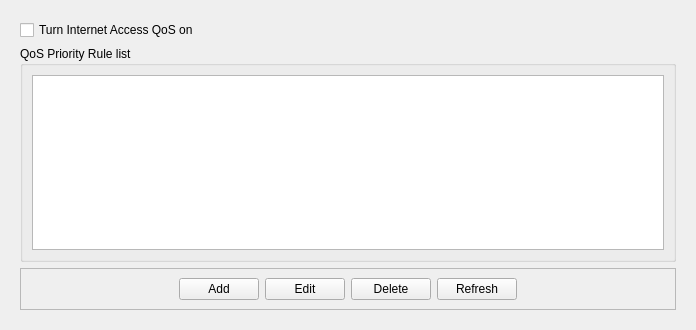
<?xml version="1.0" encoding="UTF-8"?>
<ui version="4.0">
 <class>Form</class>
 <widget class="QWidget" name="Form">
  <property name="geometry">
   <rect>
    <x>0</x>
    <y>0</y>
    <width>696</width>
    <height>330</height>
   </rect>
  </property>
  <property name="windowTitle">
   <string>Form</string>
  </property>
  <layout class="QVBoxLayout" name="verticalLayout_13">
   <item>
    <widget class="QStackedWidget" name="stackedWidget_Main">
     <property name="currentIndex">
      <number>0</number>
     </property>
     <widget class="QWidget" name="page">
      <layout class="QVBoxLayout" name="verticalLayout_11">
       <item>
        <widget class="QCheckBox" name="ckb_QosSwitch">
         <property name="text">
          <string>Turn Internet Access QoS on</string>
         </property>
        </widget>
       </item>
       <item>
        <widget class="QGroupBox" name="groupBox">
         <property name="title">
          <string>QoS Priority Rule list</string>
         </property>
         <layout class="QHBoxLayout" name="horizontalLayout_13">
          <item>
           <widget class="QTableView" name="tableView_RuleList"/>
          </item>
         </layout>
        </widget>
       </item>
       <item>
        <widget class="QFrame" name="frame_8">
         <property name="frameShape">
          <enum>QFrame::StyledPanel</enum>
         </property>
         <property name="frameShadow">
          <enum>QFrame::Raised</enum>
         </property>
         <layout class="QHBoxLayout" name="horizontalLayout_10">
          <item>
           <spacer name="horizontalSpacer_9">
            <property name="orientation">
             <enum>Qt::Horizontal</enum>
            </property>
            <property name="sizeHint" stdset="0">
             <size>
              <width>40</width>
              <height>20</height>
             </size>
            </property>
           </spacer>
          </item>
          <item>
           <widget class="QPushButton" name="btn_PriorityRuleAdd">
            <property name="text">
             <string>Add</string>
            </property>
           </widget>
          </item>
          <item>
           <widget class="QPushButton" name="btn_PriorityRuleEdit">
            <property name="text">
             <string>Edit</string>
            </property>
           </widget>
          </item>
          <item>
           <widget class="QPushButton" name="btn_PriorityRuleDel">
            <property name="text">
             <string>Delete</string>
            </property>
           </widget>
          </item>
          <item>
           <widget class="QPushButton" name="btn_PriorityRuleRefresh">
            <property name="text">
             <string>Refresh</string>
            </property>
           </widget>
          </item>
          <item>
           <spacer name="horizontalSpacer_10">
            <property name="orientation">
             <enum>Qt::Horizontal</enum>
            </property>
            <property name="sizeHint" stdset="0">
             <size>
              <width>40</width>
              <height>20</height>
             </size>
            </property>
           </spacer>
          </item>
         </layout>
        </widget>
       </item>
      </layout>
     </widget>
     <widget class="QWidget" name="page_2">
      <widget class="QFrame" name="frame">
       <property name="geometry">
        <rect>
         <x>93</x>
         <y>0</y>
         <width>381</width>
         <height>171</height>
        </rect>
       </property>
       <property name="minimumSize">
        <size>
         <width>200</width>
         <height>0</height>
        </size>
       </property>
       <property name="frameShape">
        <enum>QFrame::StyledPanel</enum>
       </property>
       <property name="frameShadow">
        <enum>QFrame::Raised</enum>
       </property>
       <layout class="QVBoxLayout" name="verticalLayout_10">
        <property name="bottomMargin">
         <number>0</number>
        </property>
        <item>
         <widget class="QLabel" name="lab_TitlePriority">
          <property name="font">
           <font>
            <pointsize>14</pointsize>
            <weight>75</weight>
            <bold>true</bold>
           </font>
          </property>
          <property name="text">
           <string>QoS - Priority Rules</string>
          </property>
         </widget>
        </item>
        <item>
         <widget class="QFrame" name="frame_9">
          <property name="frameShape">
           <enum>QFrame::StyledPanel</enum>
          </property>
          <property name="frameShadow">
           <enum>QFrame::Raised</enum>
          </property>
          <layout class="QHBoxLayout" name="horizontalLayout_11">
           <property name="spacing">
            <number>10</number>
           </property>
           <property name="topMargin">
            <number>0</number>
           </property>
           <property name="bottomMargin">
            <number>0</number>
           </property>
           <item>
            <layout class="QVBoxLayout" name="verticalLayout_8">
             <item>
              <widget class="QLabel" name="lab_QosPolicy">
               <property name="text">
                <string>QoS Policy for</string>
               </property>
               <property name="wordWrap">
                <bool>false</bool>
               </property>
              </widget>
             </item>
             <item>
              <widget class="QLabel" name="lab_PriorityCategory">
               <property name="text">
                <string>Priority Category</string>
               </property>
              </widget>
             </item>
            </layout>
           </item>
           <item>
            <layout class="QVBoxLayout" name="verticalLayout_9">
             <item>
              <widget class="QLineEdit" name="lineEdit_QoSPolicy"/>
             </item>
             <item>
              <widget class="QComboBox" name="cbx_PriorityCategory"/>
             </item>
            </layout>
           </item>
           <item>
            <spacer name="horizontalSpacer_4">
             <property name="orientation">
              <enum>Qt::Horizontal</enum>
             </property>
             <property name="sizeHint" stdset="0">
              <size>
               <width>40</width>
               <height>20</height>
              </size>
             </property>
            </spacer>
           </item>
          </layout>
         </widget>
        </item>
        <item>
         <widget class="QStackedWidget" name="stackedWidget_Second">
          <property name="currentIndex">
           <number>0</number>
          </property>
          <widget class="QWidget" name="page_3">
           <layout class="QHBoxLayout" name="horizontalLayout_7">
            <property name="spacing">
             <number>6</number>
            </property>
            <property name="leftMargin">
             <number>9</number>
            </property>
            <property name="topMargin">
             <number>0</number>
            </property>
            <property name="rightMargin">
             <number>0</number>
            </property>
            <property name="bottomMargin">
             <number>0</number>
            </property>
            <item>
             <widget class="QLabel" name="lab_Applictions">
              <property name="minimumSize">
               <size>
                <width>102</width>
                <height>0</height>
               </size>
              </property>
              <property name="text">
               <string>Applications</string>
              </property>
             </widget>
            </item>
            <item>
             <widget class="QComboBox" name="cbx_Applictaions">
              <property name="minimumSize">
               <size>
                <width>100</width>
                <height>0</height>
               </size>
              </property>
             </widget>
            </item>
            <item>
             <spacer name="horizontalSpacer_6">
              <property name="orientation">
               <enum>Qt::Horizontal</enum>
              </property>
              <property name="sizeHint" stdset="0">
               <size>
                <width>40</width>
                <height>20</height>
               </size>
              </property>
             </spacer>
            </item>
           </layout>
          </widget>
          <widget class="QWidget" name="page_4">
           <layout class="QHBoxLayout" name="horizontalLayout_14">
            <property name="topMargin">
             <number>0</number>
            </property>
            <property name="rightMargin">
             <number>0</number>
            </property>
            <property name="bottomMargin">
             <number>0</number>
            </property>
            <item>
             <layout class="QVBoxLayout" name="verticalLayout_6">
              <item>
               <widget class="QLabel" name="lab_MacAddress">
                <property name="minimumSize">
                 <size>
                  <width>102</width>
                  <height>0</height>
                 </size>
                </property>
                <property name="text">
                 <string>MAC Address</string>
                </property>
               </widget>
              </item>
              <item>
               <widget class="QLabel" name="lab_DeviceName">
                <property name="text">
                 <string>Device Name</string>
                </property>
               </widget>
              </item>
             </layout>
            </item>
            <item>
             <layout class="QVBoxLayout" name="verticalLayout_7">
              <item>
               <widget class="QWidget" name="macWidget" native="true">
                <property name="maximumSize">
                 <size>
                  <width>350</width>
                  <height>16777215</height>
                 </size>
                </property>
                <layout class="QHBoxLayout" name="horizontalLayout_8">
                 <property name="spacing">
                  <number>0</number>
                 </property>
                 <property name="leftMargin">
                  <number>0</number>
                 </property>
                 <property name="topMargin">
                  <number>0</number>
                 </property>
                 <property name="rightMargin">
                  <number>2</number>
                 </property>
                 <property name="bottomMargin">
                  <number>0</number>
                 </property>
                 <item>
                  <widget class="QLineEdit" name="lineEdit_5">
                   <property name="maxLength">
                    <number>2</number>
                   </property>
                   <property name="alignment">
                    <set>Qt::AlignCenter</set>
                   </property>
                  </widget>
                 </item>
                 <item>
                  <widget class="QLabel" name="label_14">
                   <property name="text">
                    <string>：</string>
                   </property>
                   <property name="alignment">
                    <set>Qt::AlignCenter</set>
                   </property>
                   <property name="wordWrap">
                    <bool>true</bool>
                   </property>
                  </widget>
                 </item>
                 <item>
                  <widget class="QLineEdit" name="lineEdit_6">
                   <property name="maxLength">
                    <number>2</number>
                   </property>
                   <property name="alignment">
                    <set>Qt::AlignCenter</set>
                   </property>
                  </widget>
                 </item>
                 <item>
                  <widget class="QLabel" name="label_15">
                   <property name="text">
                    <string>：</string>
                   </property>
                   <property name="alignment">
                    <set>Qt::AlignCenter</set>
                   </property>
                   <property name="wordWrap">
                    <bool>true</bool>
                   </property>
                  </widget>
                 </item>
                 <item>
                  <widget class="QLineEdit" name="lineEdit_7">
                   <property name="maxLength">
                    <number>2</number>
                   </property>
                   <property name="alignment">
                    <set>Qt::AlignCenter</set>
                   </property>
                  </widget>
                 </item>
                 <item>
                  <widget class="QLabel" name="label_16">
                   <property name="text">
                    <string>：</string>
                   </property>
                   <property name="alignment">
                    <set>Qt::AlignCenter</set>
                   </property>
                   <property name="wordWrap">
                    <bool>true</bool>
                   </property>
                  </widget>
                 </item>
                 <item>
                  <widget class="QLineEdit" name="lineEdit_9">
                   <property name="maxLength">
                    <number>2</number>
                   </property>
                   <property name="alignment">
                    <set>Qt::AlignCenter</set>
                   </property>
                  </widget>
                 </item>
                 <item>
                  <widget class="QLabel" name="label_17">
                   <property name="text">
                    <string>：</string>
                   </property>
                   <property name="alignment">
                    <set>Qt::AlignCenter</set>
                   </property>
                   <property name="wordWrap">
                    <bool>true</bool>
                   </property>
                  </widget>
                 </item>
                 <item>
                  <widget class="QLineEdit" name="lineEdit_8">
                   <property name="maxLength">
                    <number>2</number>
                   </property>
                   <property name="alignment">
                    <set>Qt::AlignCenter</set>
                   </property>
                  </widget>
                 </item>
                 <item>
                  <widget class="QLabel" name="label_18">
                   <property name="text">
                    <string>：</string>
                   </property>
                   <property name="alignment">
                    <set>Qt::AlignCenter</set>
                   </property>
                   <property name="wordWrap">
                    <bool>true</bool>
                   </property>
                  </widget>
                 </item>
                 <item>
                  <widget class="QLineEdit" name="lineEdit_10">
                   <property name="maxLength">
                    <number>2</number>
                   </property>
                   <property name="alignment">
                    <set>Qt::AlignCenter</set>
                   </property>
                  </widget>
                 </item>
                </layout>
               </widget>
              </item>
              <item>
               <layout class="QHBoxLayout" name="horizontalLayout_9">
                <property name="leftMargin">
                 <number>0</number>
                </property>
                <item>
                 <widget class="QLineEdit" name="lineEdit_DeviceName"/>
                </item>
                <item>
                 <spacer name="horizontalSpacer_11">
                  <property name="orientation">
                   <enum>Qt::Horizontal</enum>
                  </property>
                  <property name="sizeHint" stdset="0">
                   <size>
                    <width>40</width>
                    <height>20</height>
                   </size>
                  </property>
                 </spacer>
                </item>
               </layout>
              </item>
             </layout>
            </item>
           </layout>
          </widget>
         </widget>
        </item>
        <item>
         <layout class="QHBoxLayout" name="horizontalLayout_12">
          <property name="spacing">
           <number>10</number>
          </property>
          <property name="leftMargin">
           <number>10</number>
          </property>
          <item>
           <widget class="QLabel" name="lab_Priority">
            <property name="minimumSize">
             <size>
              <width>102</width>
              <height>0</height>
             </size>
            </property>
            <property name="text">
             <string>Priority</string>
            </property>
           </widget>
          </item>
          <item>
           <widget class="QComboBox" name="cbx_Priority"/>
          </item>
          <item>
           <spacer name="horizontalSpacer_5">
            <property name="orientation">
             <enum>Qt::Horizontal</enum>
            </property>
            <property name="sizeHint" stdset="0">
             <size>
              <width>40</width>
              <height>20</height>
             </size>
            </property>
           </spacer>
          </item>
         </layout>
        </item>
       </layout>
      </widget>
      <widget class="QStackedWidget" name="stackedWidget_Third">
       <property name="geometry">
        <rect>
         <x>100</x>
         <y>177</y>
         <width>431</width>
         <height>111</height>
        </rect>
       </property>
       <property name="currentIndex">
        <number>0</number>
       </property>
       <widget class="QWidget" name="page_PortRange">
        <layout class="QVBoxLayout" name="verticalLayout_5">
         <property name="leftMargin">
          <number>0</number>
         </property>
         <property name="topMargin">
          <number>0</number>
         </property>
         <property name="rightMargin">
          <number>0</number>
         </property>
         <property name="bottomMargin">
          <number>0</number>
         </property>
         <item>
          <widget class="QFrame" name="frame_2">
           <property name="frameShape">
            <enum>QFrame::StyledPanel</enum>
           </property>
           <property name="frameShadow">
            <enum>QFrame::Raised</enum>
           </property>
           <layout class="QVBoxLayout" name="verticalLayout_4">
            <property name="topMargin">
             <number>0</number>
            </property>
            <property name="rightMargin">
             <number>0</number>
            </property>
            <property name="bottomMargin">
             <number>0</number>
            </property>
            <item>
             <widget class="QLabel" name="lab_TitlePort">
              <property name="font">
               <font>
                <pointsize>12</pointsize>
                <weight>75</weight>
                <bold>true</bold>
               </font>
              </property>
              <property name="text">
               <string>Specified Port Range</string>
              </property>
              <property name="wordWrap">
               <bool>true</bool>
              </property>
             </widget>
            </item>
            <item>
             <widget class="QFrame" name="frame_7">
              <property name="frameShape">
               <enum>QFrame::StyledPanel</enum>
              </property>
              <property name="frameShadow">
               <enum>QFrame::Raised</enum>
              </property>
              <layout class="QHBoxLayout" name="horizontalLayout_5">
               <property name="leftMargin">
                <number>0</number>
               </property>
               <property name="topMargin">
                <number>0</number>
               </property>
               <property name="rightMargin">
                <number>0</number>
               </property>
               <property name="bottomMargin">
                <number>0</number>
               </property>
               <item>
                <widget class="QFrame" name="frame_5">
                 <property name="frameShape">
                  <enum>QFrame::StyledPanel</enum>
                 </property>
                 <property name="frameShadow">
                  <enum>QFrame::Raised</enum>
                 </property>
                 <layout class="QVBoxLayout" name="verticalLayout_2">
                  <item>
                   <widget class="QLabel" name="lab_ConnectionType">
                    <property name="text">
                     <string>Connection Type</string>
                    </property>
                   </widget>
                  </item>
                  <item>
                   <widget class="QLabel" name="lab_StartPort">
                    <property name="text">
                     <string>Starting Port</string>
                    </property>
                   </widget>
                  </item>
                  <item>
                   <widget class="QLabel" name="lab_EndPort">
                    <property name="text">
                     <string>Ending Port</string>
                    </property>
                   </widget>
                  </item>
                 </layout>
                </widget>
               </item>
               <item>
                <widget class="QFrame" name="frame_6">
                 <property name="frameShape">
                  <enum>QFrame::StyledPanel</enum>
                 </property>
                 <property name="frameShadow">
                  <enum>QFrame::Raised</enum>
                 </property>
                 <layout class="QVBoxLayout" name="verticalLayout_3">
                  <property name="topMargin">
                   <number>0</number>
                  </property>
                  <item>
                   <layout class="QHBoxLayout" name="horizontalLayout_6">
                    <item>
                     <widget class="QComboBox" name="cbx_ConnectionType"/>
                    </item>
                    <item>
                     <spacer name="horizontalSpacer_3">
                      <property name="orientation">
                       <enum>Qt::Horizontal</enum>
                      </property>
                      <property name="sizeHint" stdset="0">
                       <size>
                        <width>40</width>
                        <height>20</height>
                       </size>
                      </property>
                     </spacer>
                    </item>
                   </layout>
                  </item>
                  <item>
                   <layout class="QHBoxLayout" name="horizontalLayout_2">
                    <item>
                     <widget class="QLineEdit" name="lineEdit_StartPort">
                      <property name="maximumSize">
                       <size>
                        <width>100</width>
                        <height>16777215</height>
                       </size>
                      </property>
                      <property name="maxLength">
                       <number>5</number>
                      </property>
                     </widget>
                    </item>
                    <item>
                     <widget class="QLabel" name="label_12">
                      <property name="text">
                       <string>(1~65535)</string>
                      </property>
                     </widget>
                    </item>
                    <item>
                     <spacer name="horizontalSpacer_7">
                      <property name="orientation">
                       <enum>Qt::Horizontal</enum>
                      </property>
                      <property name="sizeHint" stdset="0">
                       <size>
                        <width>40</width>
                        <height>20</height>
                       </size>
                      </property>
                     </spacer>
                    </item>
                   </layout>
                  </item>
                  <item>
                   <layout class="QHBoxLayout" name="horizontalLayout_3">
                    <item>
                     <widget class="QLineEdit" name="lineEdit_EndPort">
                      <property name="maximumSize">
                       <size>
                        <width>100</width>
                        <height>16777215</height>
                       </size>
                      </property>
                      <property name="maxLength">
                       <number>5</number>
                      </property>
                     </widget>
                    </item>
                    <item>
                     <widget class="QLabel" name="label_13">
                      <property name="text">
                       <string>(1~65535)</string>
                      </property>
                     </widget>
                    </item>
                    <item>
                     <spacer name="horizontalSpacer_8">
                      <property name="orientation">
                       <enum>Qt::Horizontal</enum>
                      </property>
                      <property name="sizeHint" stdset="0">
                       <size>
                        <width>40</width>
                        <height>20</height>
                       </size>
                      </property>
                     </spacer>
                    </item>
                   </layout>
                  </item>
                 </layout>
                </widget>
               </item>
              </layout>
             </widget>
            </item>
           </layout>
          </widget>
         </item>
        </layout>
       </widget>
       <widget class="QWidget" name="page_MacList">
        <layout class="QVBoxLayout" name="verticalLayout">
         <property name="topMargin">
          <number>0</number>
         </property>
         <property name="bottomMargin">
          <number>0</number>
         </property>
         <item>
          <widget class="QLabel" name="label_19">
           <property name="font">
            <font>
             <pointsize>12</pointsize>
             <weight>75</weight>
             <bold>true</bold>
            </font>
           </property>
           <property name="text">
            <string>MAC Device List</string>
           </property>
          </widget>
         </item>
         <item>
          <widget class="QTableView" name="table_MacList"/>
         </item>
         <item>
          <widget class="QFrame" name="frame_4">
           <property name="frameShape">
            <enum>QFrame::StyledPanel</enum>
           </property>
           <property name="frameShadow">
            <enum>QFrame::Raised</enum>
           </property>
           <layout class="QHBoxLayout" name="horizontalLayout_4">
            <property name="spacing">
             <number>20</number>
            </property>
            <property name="topMargin">
             <number>0</number>
            </property>
            <property name="bottomMargin">
             <number>0</number>
            </property>
            <item>
             <spacer name="horizontalSpacer_12">
              <property name="orientation">
               <enum>Qt::Horizontal</enum>
              </property>
              <property name="sizeHint" stdset="0">
               <size>
                <width>40</width>
                <height>20</height>
               </size>
              </property>
             </spacer>
            </item>
            <item>
             <widget class="QPushButton" name="btn_MacAdd">
              <property name="text">
               <string>Add</string>
              </property>
             </widget>
            </item>
            <item>
             <widget class="QPushButton" name="btn_MacDelete">
              <property name="text">
               <string>Delete</string>
              </property>
             </widget>
            </item>
            <item>
             <widget class="QPushButton" name="btn_MacRefresh">
              <property name="text">
               <string>Refresh</string>
              </property>
             </widget>
            </item>
            <item>
             <spacer name="horizontalSpacer_13">
              <property name="orientation">
               <enum>Qt::Horizontal</enum>
              </property>
              <property name="sizeHint" stdset="0">
               <size>
                <width>40</width>
                <height>20</height>
               </size>
              </property>
             </spacer>
            </item>
           </layout>
          </widget>
         </item>
        </layout>
       </widget>
      </widget>
      <widget class="QFrame" name="frame_3">
       <property name="geometry">
        <rect>
         <x>150</x>
         <y>291</y>
         <width>310</width>
         <height>34</height>
        </rect>
       </property>
       <property name="frameShape">
        <enum>QFrame::StyledPanel</enum>
       </property>
       <property name="frameShadow">
        <enum>QFrame::Raised</enum>
       </property>
       <layout class="QHBoxLayout" name="horizontalLayout">
        <property name="spacing">
         <number>20</number>
        </property>
        <property name="topMargin">
         <number>0</number>
        </property>
        <item>
         <spacer name="horizontalSpacer">
          <property name="orientation">
           <enum>Qt::Horizontal</enum>
          </property>
          <property name="sizeHint" stdset="0">
           <size>
            <width>40</width>
            <height>20</height>
           </size>
          </property>
         </spacer>
        </item>
        <item>
         <widget class="QPushButton" name="btn_Apply">
          <property name="text">
           <string>Apply</string>
          </property>
         </widget>
        </item>
        <item>
         <widget class="QPushButton" name="btn_Cancel">
          <property name="text">
           <string>Cancel</string>
          </property>
         </widget>
        </item>
        <item>
         <spacer name="horizontalSpacer_2">
          <property name="orientation">
           <enum>Qt::Horizontal</enum>
          </property>
          <property name="sizeHint" stdset="0">
           <size>
            <width>40</width>
            <height>20</height>
           </size>
          </property>
         </spacer>
        </item>
       </layout>
      </widget>
      <zorder>frame</zorder>
      <zorder>frame_3</zorder>
      <zorder>stackedWidget_Third</zorder>
     </widget>
    </widget>
   </item>
  </layout>
 </widget>
 <resources/>
 <connections/>
</ui>
